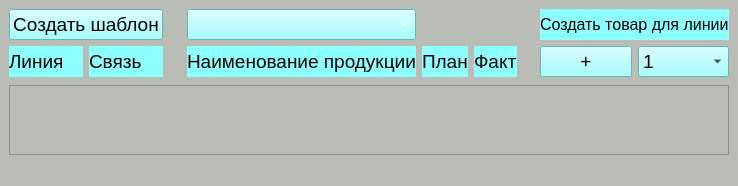
<?xml version="1.0" encoding="UTF-8"?>
<ui version="4.0">
 <class>MainWindow</class>
 <widget class="QMainWindow" name="MainWindow">
  <property name="geometry">
   <rect>
    <x>0</x>
    <y>0</y>
    <width>738</width>
    <height>162</height>
   </rect>
  </property>
  <property name="windowTitle">
   <string>MainWindow</string>
  </property>
  <property name="styleSheet">
   <string notr="true">background-color: rgb(186, 189, 182);</string>
  </property>
  <widget class="QWidget" name="centralwidget">
   <layout class="QGridLayout" name="gridLayout">
    <item row="1" column="1">
     <widget class="QLabel" name="scaner_status_label">
      <property name="font">
       <font>
        <pointsize>14</pointsize>
       </font>
      </property>
      <property name="styleSheet">
       <string notr="true">background-color: rgb(141, 255, 255);</string>
      </property>
      <property name="text">
       <string>Связь</string>
      </property>
     </widget>
    </item>
    <item row="1" column="8">
     <widget class="QPushButton" name="add_line_pushbutton">
      <property name="enabled">
       <bool>true</bool>
      </property>
      <property name="font">
       <font>
        <pointsize>14</pointsize>
       </font>
      </property>
      <property name="styleSheet">
       <string notr="true">background-color: rgb(141, 255, 255);</string>
      </property>
      <property name="text">
       <string>+</string>
      </property>
     </widget>
    </item>
    <item row="1" column="6">
     <widget class="QLabel" name="current_label">
      <property name="font">
       <font>
        <pointsize>14</pointsize>
       </font>
      </property>
      <property name="styleSheet">
       <string notr="true">background-color: rgb(141, 255, 255);</string>
      </property>
      <property name="text">
       <string>Факт</string>
      </property>
     </widget>
    </item>
    <item row="1" column="9">
     <widget class="QComboBox" name="line_number_choose_combobox">
      <property name="sizePolicy">
       <sizepolicy hsizetype="Minimum" vsizetype="Fixed">
        <horstretch>0</horstretch>
        <verstretch>0</verstretch>
       </sizepolicy>
      </property>
      <property name="font">
       <font>
        <pointsize>14</pointsize>
       </font>
      </property>
      <property name="styleSheet">
       <string notr="true">background-color: rgb(141, 255, 255);</string>
      </property>
      <item>
       <property name="text">
        <string>1</string>
       </property>
      </item>
      <item>
       <property name="text">
        <string>2</string>
       </property>
      </item>
      <item>
       <property name="text">
        <string>3</string>
       </property>
      </item>
      <item>
       <property name="text">
        <string>4</string>
       </property>
      </item>
      <item>
       <property name="text">
        <string>5</string>
       </property>
      </item>
      <item>
       <property name="text">
        <string>6</string>
       </property>
      </item>
      <item>
       <property name="text">
        <string>7</string>
       </property>
      </item>
     </widget>
    </item>
    <item row="0" column="0" colspan="2">
     <widget class="QPushButton" name="make_template_pushbutton">
      <property name="font">
       <font>
        <pointsize>14</pointsize>
       </font>
      </property>
      <property name="styleSheet">
       <string notr="true">background-color: rgb(141, 255, 255);</string>
      </property>
      <property name="text">
       <string>Создать шаблон</string>
      </property>
     </widget>
    </item>
    <item row="0" column="3" colspan="2">
     <widget class="QComboBox" name="product_name_combobox">
      <property name="font">
       <font>
        <family>Arial</family>
        <pointsize>14</pointsize>
        <weight>75</weight>
        <bold>true</bold>
       </font>
      </property>
      <property name="styleSheet">
       <string notr="true">background-color: rgb(141, 255, 255);
font-family: Arial;
color: rgb(255, 255, 255);font-weight: bold;</string>
      </property>
     </widget>
    </item>
    <item row="1" column="7">
     <widget class="QLabel" name="column_for_start_label">
      <property name="text">
       <string/>
      </property>
     </widget>
    </item>
    <item row="1" column="3" colspan="2">
     <widget class="QLabel" name="product_name_label">
      <property name="font">
       <font>
        <pointsize>14</pointsize>
       </font>
      </property>
      <property name="styleSheet">
       <string notr="true">background-color: rgb(141, 255, 255);</string>
      </property>
      <property name="text">
       <string>Наименование продукции</string>
      </property>
     </widget>
    </item>
    <item row="2" column="0" colspan="10">
     <layout class="QVBoxLayout" name="lines_layout">
      <property name="leftMargin">
       <number>1</number>
      </property>
      <property name="topMargin">
       <number>1</number>
      </property>
      <property name="rightMargin">
       <number>1</number>
      </property>
      <property name="bottomMargin">
       <number>1</number>
      </property>
     </layout>
    </item>
    <item row="1" column="5">
     <widget class="QLabel" name="plan_label">
      <property name="font">
       <font>
        <pointsize>14</pointsize>
       </font>
      </property>
      <property name="styleSheet">
       <string notr="true">background-color: rgb(141, 255, 255);</string>
      </property>
      <property name="text">
       <string>План</string>
      </property>
     </widget>
    </item>
    <item row="1" column="0">
     <widget class="QLabel" name="line_number_label">
      <property name="font">
       <font>
        <pointsize>14</pointsize>
       </font>
      </property>
      <property name="styleSheet">
       <string notr="true">background-color: rgb(141, 255, 255);</string>
      </property>
      <property name="text">
       <string>Линия</string>
      </property>
     </widget>
    </item>
    <item row="0" column="8" colspan="2">
     <widget class="QLabel" name="create_line_label">
      <property name="font">
       <font>
        <pointsize>12</pointsize>
       </font>
      </property>
      <property name="styleSheet">
       <string notr="true">background-color: rgb(141, 255, 255);</string>
      </property>
      <property name="text">
       <string>Создать товар для линии</string>
      </property>
     </widget>
    </item>
    <item row="3" column="0" colspan="10">
     <widget class="QTableWidget" name="tableWidget"/>
    </item>
   </layout>
  </widget>
  <widget class="QMenuBar" name="menubar">
   <property name="geometry">
    <rect>
     <x>0</x>
     <y>0</y>
     <width>738</width>
     <height>22</height>
    </rect>
   </property>
  </widget>
  <widget class="QStatusBar" name="statusbar"/>
 </widget>
 <resources/>
 <connections/>
</ui>
